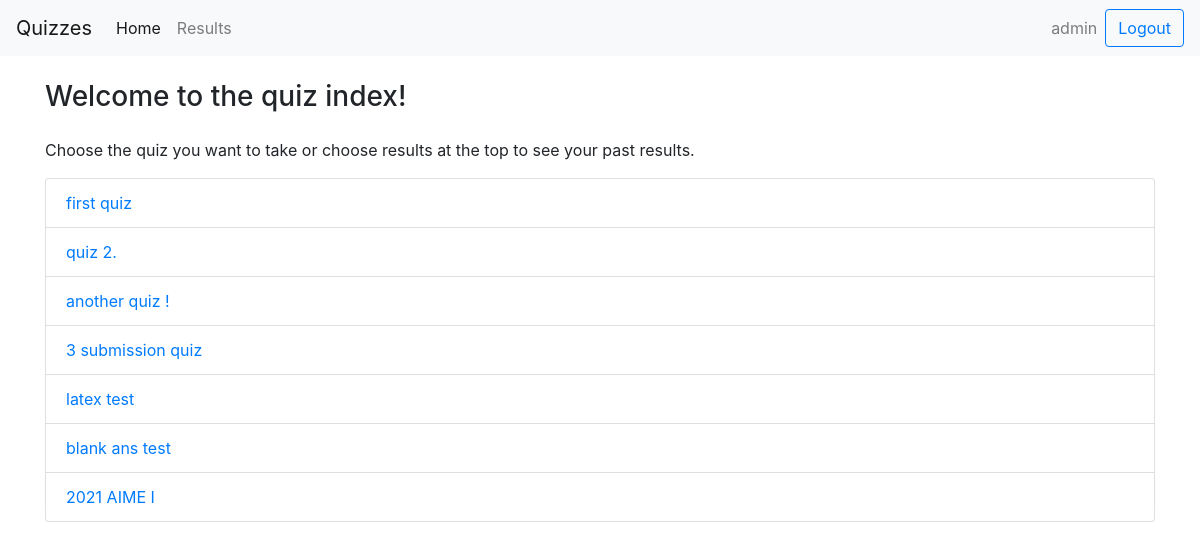
The app's page / (signed in), older data.
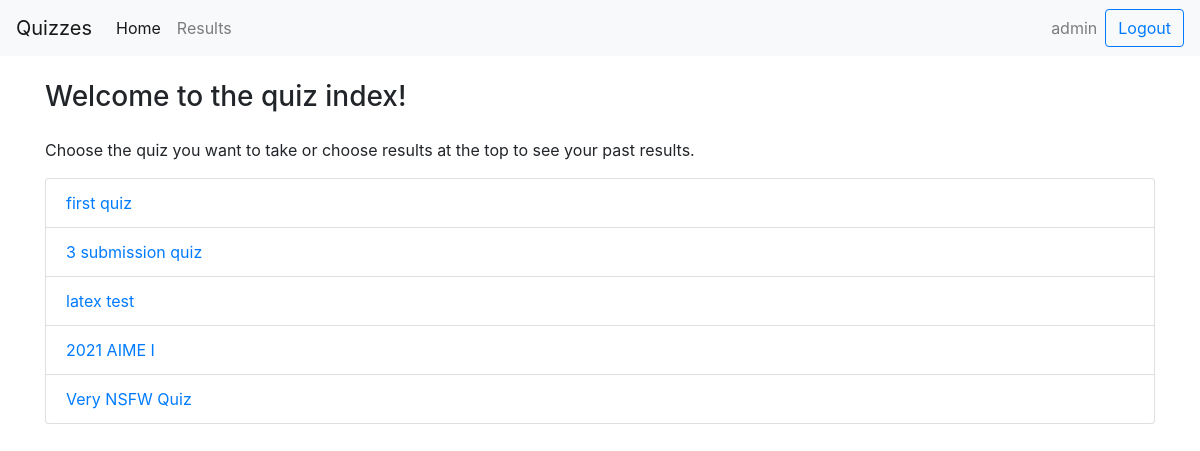
The same page, newer data.
### quiz/models.py (models this page shows, shortened)
class Quiz(models.Model):
    name = models.CharField(max_length=1000)
    description = models.CharField(max_length=300, default = "")
    max_subs = models.IntegerField(default = 99999)
    is_18_plus = models.BooleanField(default = False)

### quiz/views.py (the view, shortened to what this page needs)
# urls.py: path('', views.IndexView.as_view(), name = 'index'),
class IndexView(View):
    def get(self, request):
        quizzes = Quiz.objects.all()
        template = loader.get_template('quiz/index.html')
        if request.user.is_authenticated:
            loggedIn = True
        else:
            loggedIn = False
        context = {
            'quizzes': quizzes,
            'loggedIn': loggedIn,
            'user': request.user
        }
        return HttpResponse(template.render(context, request))

### quiz/templates/quiz/index.html (shortened to what this page needs)
{% load static %}
<!DOCTYPE html>
<html>
  <head>
      <link rel="stylesheet" href="https://maxcdn.bootstrapcdn.com/bootstrap/4.4.1/css/bootstrap.min.css" />
      <link rel="stylesheet" type="text/css" href="{% static 'quiz/style.css' %}">
  </head>
  <body>
    {% if loggedIn %}
      <div class = "container-fluid">
        <nav class="navbar navbar-expand-lg navbar-light bg-light">
          <a class="navbar-brand" href="/">Quizzes</a>
          <div class="collapse navbar-collapse" id="navbarSupportedContent">
            <ul class="navbar-nav mr-auto">
              <li class="nav-item active">
                <a class="nav-link" href="">Home <span class="sr-only">(current)</span></a>
              </li>
              <li class="nav-item">
                <a class="nav-link" href="results">Results</a>
              </li>
            </ul>
            <ul class="navbar-nav ml-auto">
              <span class="navbar-text mx-2">
                {{ user.username }}
              </span>
              <form method = "POST" class="form-inline my-2 my-lg-0">
                <button class="btn btn-outline-primary my-2 my-sm-0" type="submit" name = "logout">Logout</button>
              </form>
            </ul>
          </div>
        </nav>
      </div>
      <div class = "container">
        <div class = "page-header my-4">
          <h3>Welcome to the quiz index!</h3>
        </div>
        <p>Choose the quiz you want to take or choose results at the top to see your past results.</p>
        <ul class = "list-group">
          {% for quiz in quizzes %}
            <li class = "list-group-item"><a href = {{quiz.id}}>{{quiz.name}}</a></li>
          {% endfor %}
        </ul>
      </div>
    {% endif %}
  </body>
</html>

### quiz/static/quiz/style.css (style rules this page uses)
.navbar { margin-left: -15px; margin-right: -15px; }

Row changes from the older to the newer data that the page shows:
removed Quiz: name "quiz 2."
removed Quiz: name "another quiz !"
removed Quiz: name "blank ans test"
added Quiz: name "Very NSFW Quiz"
